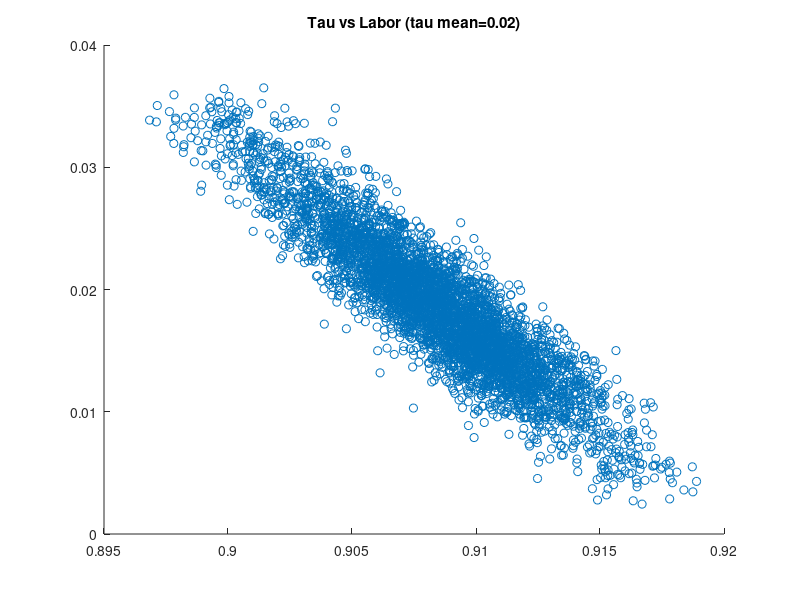

MATLAB code for this plot: (Note: this script raises an error after producing the figure.)
% Phillips curves with different money growth rate means

clear all
clc

% parameterization
beta=0.98;
% time preference (discounting factor)

gamma=0.5;
% inverse of the FRISCH

M1=1;
% initial level of money supply (normalised to 1)

Z1=1;
% initial level of productivity(normalised to 1)

T=5000;
% number of periods

rho_mktpwr=0.9;
% 1/rho is the mark up term (Monopolistic competition)

init=T/10;
% starting point for the analysis

% set the parameters for the Markov process (tau and g are AR(1))
g_bar = 0.02;
rho_tau = 0.99;
rho_g = 0.95;
sigma_tau = 0.001;
sigma_g = 0.001;

tau_bar1 = 0.02;
tau_bar2=0.06;
tau_bar3=0.1;
tau_bar=[tau_bar1, tau_bar2, tau_bar3];


% draw random numbers from a std normal distibution to simulate shocks
eps_tau=randn(T,1);
eps_g=randn(T,1);


% create the results matrix
taus=zeros(T,3);
gs=zeros(T,1);
Money=zeros(T,3);
Z=zeros(T,1);
% assign to the result matrix the initial values
taus(1,:)=tau_bar;
gs(1,1)=g_bar;
Money(1,:)=M1;
Z(1,1)=Z1;

% draw shocks from the std normal distribution
eps_tau=randn(T,1);
eps_g=randn(T,1);

for t=1:3
    for i=2:T
        taus(i,t)=rho_tau*(taus(i-1,t)-tau_bar(t))+sigma_tau*eps_tau(i,1); 
        % deviation from the mean
   
        taus(i,t)=taus(i,t)+tau_bar(t); 
        % tau is computed as deviation from the mean + the mean
    
        taus(i,t)=max(taus(i,t),-0.99); 
        % 1+tau cannot be negative
    
        Money(i,t) = Money(i-1,t)*(1+taus(i,t)); 
        % money supply path
    end
end


for i = 2:T
    gs(i)=rho_g*(gs(i-1)-g_bar)+sigma_g*eps_g(i,1);
    % deviation from the mean
    
    gs(i)=gs(i)+g_bar; 
    % g is computed as deviation from the mean + the mean
    
    gs(i,1)=max(gs(i,1),-0.99); 
    % 1+g cannot be negative
    
    Z(i)= Z(i-1)*(1+gs(i));
    % productivity path
end


% compute the target of labor effort and the effective labor
% create two matrix to results in
L_target=zeros(T,3);
L_t=zeros(T,3);
% assign initial level
for t=1:3

    L_target(1,t)=(rho_mktpwr*beta/(1+tau_bar(t)+rho_tau^2*tau_bar(t)))^(1/(1+gamma));
L_t(1,t)= ((1+tau_bar(t)+rho_tau*tau_bar(t)+sigma_tau*eps_tau(1))/(1+tau_bar(t)+rho_tau*tau_bar(t)))*L_target(1,t);
end


for t=1:3
    for i=2:T
        L_target(i,t)=(rho_mktpwr*beta/(1+tau_bar(t)+rho_tau^2*(taus(i-1,t)-tau_bar(t))))^(1/(1+gamma));
        % target for labor effort
        
        L_t(i,t)=((1+tau_bar(t)+rho_tau*(taus(i-1,t)-tau_bar(t))+sigma_tau*eps_tau(i))/(1+tau_bar(t)+rho_tau*(taus(i-1,t)-tau_bar(t))))*L_target(i,t);    
        % realised labor effort
    end
end

figure(1)
scatter(L_t(init:T,1),taus(init:T,1))
title("Tau vs Labor (tau mean=0.02)")
lsline


figure(2)
scatter(L_t(init:T,2),taus(init:T,2))
title("Tau vs Labor (tau mean=0.06)")
lsline


figure(3)
scatter(L_t(init:T,3),taus(init:T,3))
title("Tau vs Labor (tau mean=0.10)")
lsline

figure(4)
scatter(L_t(init:T,1),taus(init:T,1))
hold on
scatter(L_t(init:T,2),taus(init:T,2))
scatter(L_t(init:T,3),taus(init:T,3))
legend("0.02","0.06","0.10")
hold off



figure(5)
scatter(L_t(init:T,1),eps_tau(init:T,1))
hold on
scatter(L_t(init:T,2),eps_tau(init:T))
scatter(L_t(init:T,3),eps_tau(init:T))
legend("0.02","0.06","0.10")
hold off
